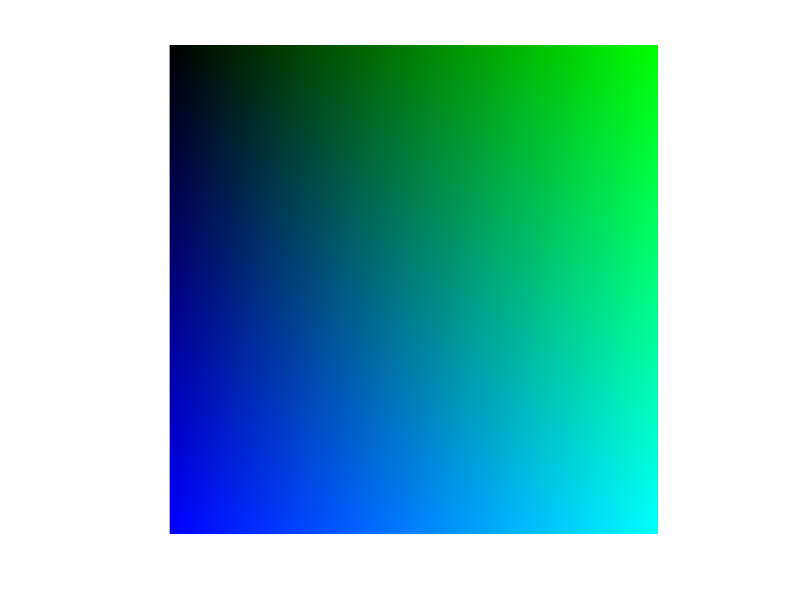

Here is the MATLAB script that generated this plot: (Note: this script raises an error after producing the figure.)
% test color image, G-B space.
% find the project relationship

R = zeros([256 256], 'uint8'); % repmat(128, [256 256]);

G = repmat( uint8(0:255),  [256 1]);
B = repmat( uint8(0:255)', [1 256]);


RGB = cat(3, R, G, B);
imshow(RGB);


vvShadowFree.demo(RGB);